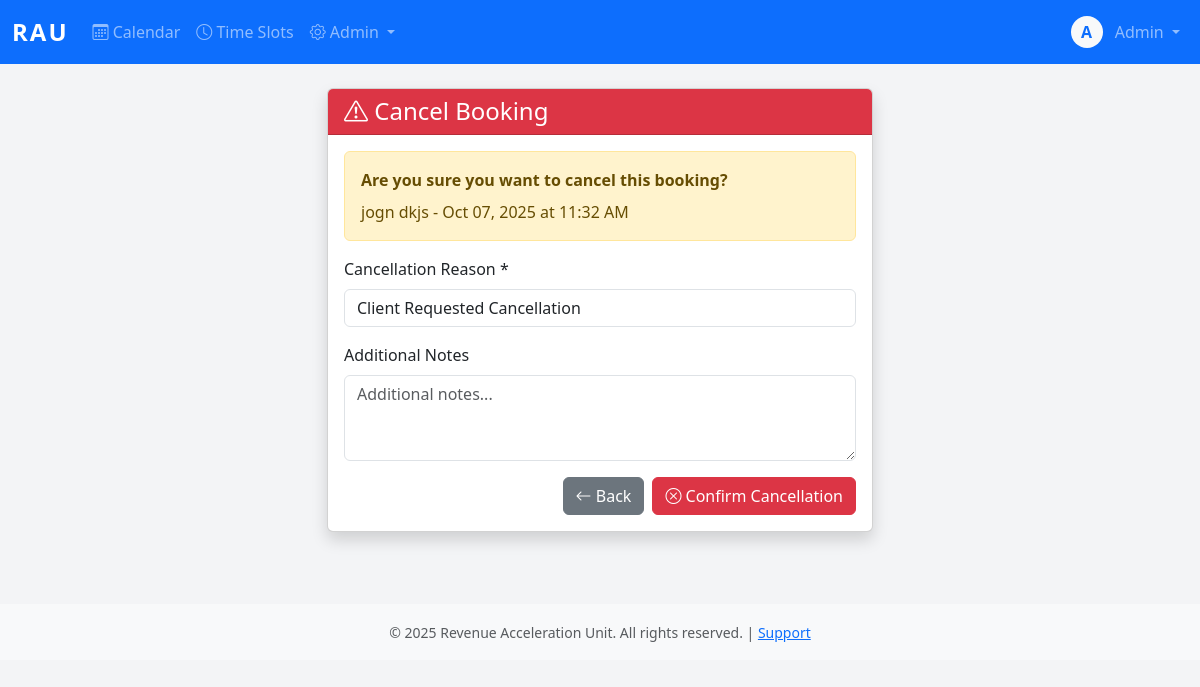
/booking/1/cancel/ (signed in), run on an earlier commit of the app's database.
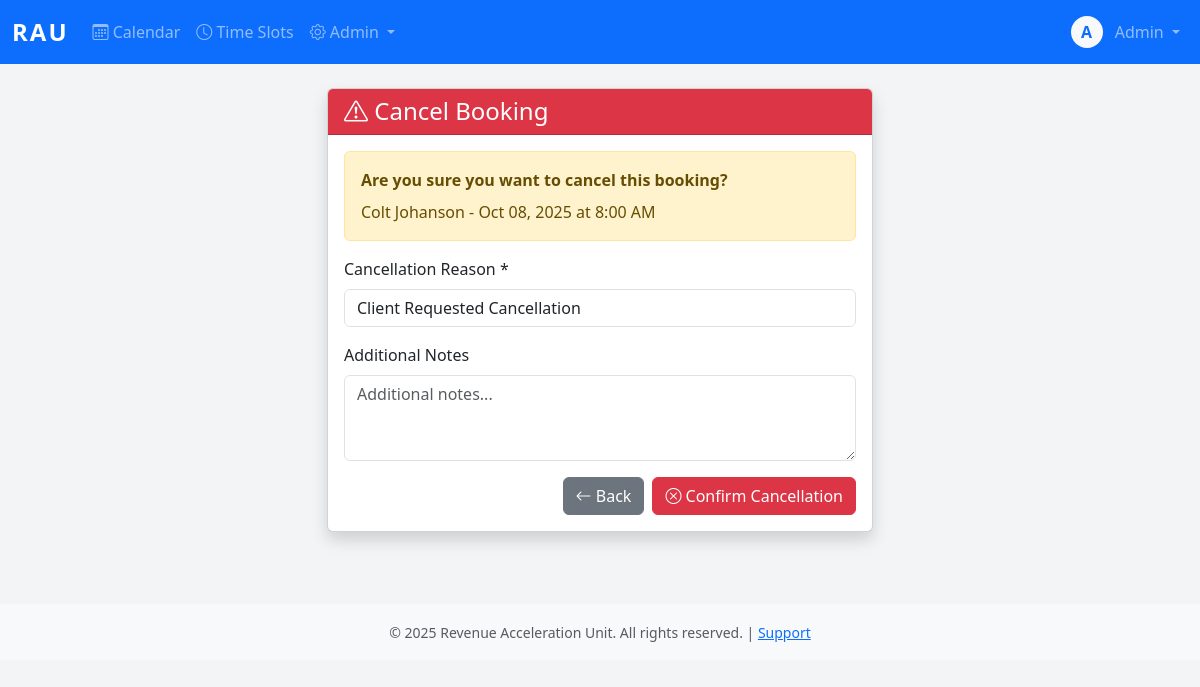
And on a later commit of the database.
### core/models.py (models this page shows, shortened)
class Booking(models.Model):
    STATUS_CHOICES = [
        ('pending', 'Pending'),
        ('confirmed', 'Confirmed'),
        ('completed', 'Completed'),
        ('canceled', 'Canceled'),
        ('no_show', 'No Show'),
        ('declined', 'Declined'),
    ]
    TYPE_CHOICES = [
        ('zoom', 'Zoom'),
        ('in_person', 'In-Person'),
    ]
    CANCELLATION_REASONS = [
        ('client_request', 'Client Requested Cancellation'),
        ('no_show', 'Client No-Show'),
        ('salesman_unavailable', 'Salesman Unavailable'),
        ('duplicate', 'Duplicate Booking'),
        ('other', 'Other'),
    ]
    business_name = models.CharField(max_length=200, help_text="business name")
    business_owner = models.CharField(max_length=100, help_text="business owner's full name")
    client = models.ForeignKey(Client, on_delete=models.PROTECT, related_name='bookings')
    salesman = models.ForeignKey(User, on_delete=models.PROTECT, related_name='bookings')
    appointment_date = models.DateField()
    appointment_time = models.TimeField()
    duration_minutes = models.IntegerField(default=60)
    appointment_type = models.CharField(max_length=20, choices=TYPE_CHOICES)
    status = models.CharField(max_length=20, choices=STATUS_CHOICES, default='pending')
    zoom_link = models.URLField(blank=True)
    notes = models.TextField(blank=True)
    commission_amount = models.DecimalField(max_digits=10, decimal_places=2)
    cancellation_reason = models.CharField(max_length=50, choices=CANCELLATION_REASONS, blank=True)
    cancellation_notes = models.TextField(blank=True)
    canceled_at = models.DateTimeField(null=True, blank=True)
    canceled_by = models.ForeignKey(User, on_delete=models.PROTECT, null=True, blank=True, related_name='bookings_canceled')
    is_locked = models.BooleanField(default=False)
    payroll_period = models.ForeignKey('PayrollPeriod', on_delete=models.PROTECT, null=True, blank=True, related_name='bookings')
    created_at = models.DateTimeField(auto_now_add=True)
    created_by = models.ForeignKey(User, on_delete=models.PROTECT, related_name='bookings_created')
    updated_at = models.DateTimeField(auto_now=True)
    updated_by = models.ForeignKey(User, on_delete=models.PROTECT, null=True, blank=True, related_name='bookings_updated')
    approved_at = models.DateTimeField(null=True, blank=True)
    approved_by = models.ForeignKey(User, on_delete=models.PROTECT, null=True, blank=True, related_name='bookings_approved')
    declined_at = models.DateTimeField(null=True, blank=True)
    declined_by = models.ForeignKey(User, on_delete=models.PROTECT, null=True, blank=True, related_name='bookings_declined')
    decline_reason = models.TextField(blank=True)
    class Meta:
        indexes = [
            models.Index(fields=['appointment_date']),
            models.Index(fields=['salesman']),
            models.Index(fields=['status']),
            models.Index(fields=['salesman', 'appointment_date', 'status']),
            models.Index(fields=['payroll_period']),
        ]
        unique_together = ['salesman', 'appointment_date', 'appointment_time']
        ordering = ['appointment_date', 'appointment_time']

class Client(models.Model):
    first_name = models.CharField(max_length=100)
    last_name = models.CharField(max_length=100)
    email = models.EmailField(unique=True)
    phone_number = models.CharField(max_length=20)
    notes = models.TextField(blank=True)
    created_at = models.DateTimeField(auto_now_add=True)
    created_by = models.ForeignKey(User, on_delete=models.PROTECT, related_name='clients_created')
    updated_at = models.DateTimeField(auto_now=True)
    class Meta:
        indexes = [
            models.Index(fields=['email']),
            models.Index(fields=['phone_number']),
            models.Index(fields=['email', 'phone_number']),
        ]

### core/views.py (the view)
# urls.py: path('booking/<int:pk>/cancel/', views.booking_cancel, name='booking_cancel'),
@login_required
def booking_cancel(request, pk):
    booking = get_object_or_404(Booking, pk=pk)
    if booking.status not in ['confirmed', 'completed']:
        messages.error(request, 'This booking has already been canceled.')
        return redirect('booking_detail', pk=pk)
    if booking.is_locked:
        messages.error(request, 'This booking is locked (payroll finalized). Contact admin for adjustments.')
        return redirect('booking_detail', pk=pk)
    if not request.user.is_staff:
        if request.user.groups.filter(name='salesman').exists():
            return HttpResponseForbidden("Salesmen cannot cancel bookings.")
        if booking.created_by != request.user:
            return HttpResponseForbidden("You don't have permission to cancel this booking.")
    if request.method == 'POST':
        form = CancelBookingForm(request.POST)
        if form.is_valid():
            booking.status = 'canceled'
            booking.cancellation_reason = form.cleaned_data['cancellation_reason']
            booking.cancellation_notes = form.cleaned_data['cancellation_notes']
            booking.canceled_at = timezone.now()
            booking.canceled_by = request.user
            booking.save()
            try:
                send_booking_cancellation(booking)
                messages.success(request, 'Booking canceled successfully! Notifications sent.')
            except Exception as e:
                messages.warning(request, f'Booking canceled but email failed: {str(e)}')
            return redirect('calendar')
    else:
        form = CancelBookingForm()
    return render(request, 'booking_cancel.html', {'form': form, 'booking': booking})

### core/forms.py
class CancelBookingForm(forms.Form):
    cancellation_reason = forms.ChoiceField(
        choices=Booking.CANCELLATION_REASONS,
        widget=forms.Select(attrs={'class': 'form-control'})
    )
    cancellation_notes = forms.CharField(
        required=False,
        widget=forms.Textarea(attrs={'rows': 3, 'class': 'form-control', 'placeholder': 'Additional notes...'})
    )

### core/templatetags/auth_extras.py (called while the page is built)
@register.filter(name='has_group')
def has_group(user, group_name):
    return user.groups.filter(name=group_name).exists()

### core/templates/booking_cancel.html (shortened to what this page needs)
{% extends 'base.html' %}
{% block content %}
<div class="container">
    <div class="row justify-content-center">
        <div class="col-md-6">
            <div class="card shadow">
                <div class="card-header bg-danger text-white">
                    <h4 class="mb-0"><i class="bi bi-exclamation-triangle"></i> Cancel Booking</h4>
                </div>
                <div class="card-body">
                    <div class="alert alert-warning">
                        <strong>Are you sure you want to cancel this booking?</strong>
                        <p class="mb-0 mt-2">
                            {{ booking.client.first_name }} {{ booking.client.last_name }} -
                            {{ booking.appointment_date|date:"M d, Y" }} at {{ booking.appointment_time|date:"g:i A" }}
                        </p>
                    </div>
                    <form method="post">
                        <div class="mb-3">
                            <label for="{{ form.cancellation_reason.id_for_label }}" class="form-label">Cancellation Reason *</label>
                            {{ form.cancellation_reason }}
                        </div>
                        <div class="mb-3">
                            <label for="{{ form.cancellation_notes.id_for_label }}" class="form-label">Additional Notes</label>
                            {{ form.cancellation_notes }}
                        </div>
                        <div class="d-flex gap-2 justify-content-end">
                            <a href="{% url 'booking_detail' booking.id %}" class="btn btn-secondary">
                                <i class="bi bi-arrow-left"></i> Back
                            </a>
                            <button type="submit" class="btn btn-danger">
                                <i class="bi bi-x-circle"></i> Confirm Cancellation
                            </button>
                        </div>
                    </form>
                </div>
            </div>
        </div>
    </div>
</div>
{% endblock %}

What changed in the data, as far as the page shows it:
changed Booking: client.first_name "jogn" → "Colt"; client.last_name "dkjs" → "Johanson"; appointment_date "Oct 07, 2025" → "Oct 08, 2025"; appointment_time "11:32 AM" → "8:00 AM"
